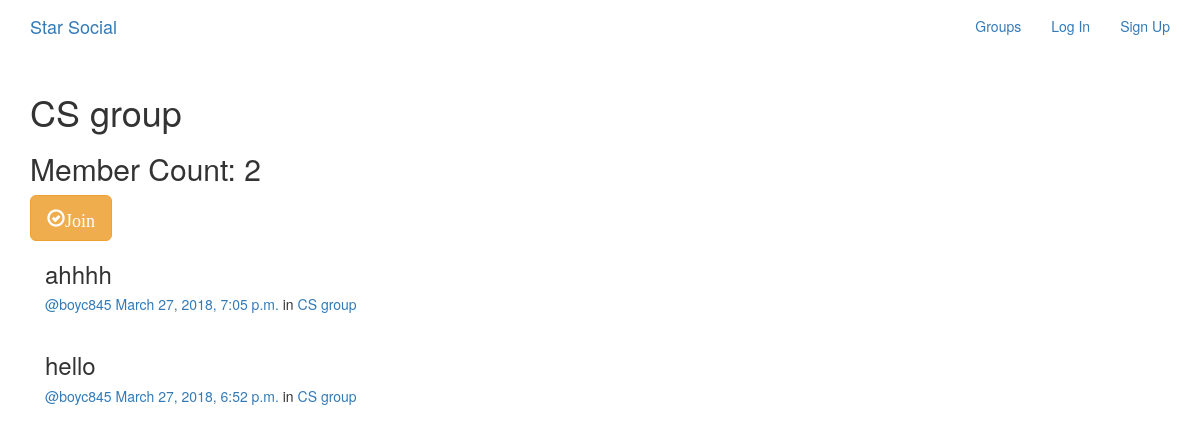
/groups/posts/in/cs-group/, run on the app's committed database.
### groups/models.py (models this page shows, shortened)
class Group(models.Model):
    name = models.CharField(max_length=256, unique=True)
    slug = models.SlugField(allow_unicode=True, unique=True)
    description = models.TextField(blank=True, default='')
    description_html = models.TextField(editable=False, default='', blank=True)
    members = models.ManyToManyField(User, through='GroupMember')
    class Meta:
        ordering = ['name']

### posts/models.py (models this page shows, shortened)
class Post(models.Model):
    user = models.ForeignKey(User, related_name='posts', on_delete=models.CASCADE)
    created_at = models.DateTimeField(auto_now=True)
    message = models.TextField()
    message_html = models.TextField(editable=False)
    group = models.ForeignKey(Group, related_name='posts', null=True, blank=True, on_delete=models.CASCADE)
    class Meta:
        ordering = ['-created_at']
        unique_together = ['user', 'message']

### groups/views.py (the view)
# urls.py: url(r'posts/in/(?P<slug>[-\w]+)/$', views.SingleGroup.as_view(), name='single'),
class SingleGroup(generic.DetailView):
    model = Group

### groups/templates/groups/group_detail.html
{% extends "groups/group_base.html" %}
{% block pregroup %}
    <h1>{{ group.name }}</h1>
    <h2>Member Count: {{ group.members.count }}</h2>
    <div class="content">
        {% if user in group.members.all %}
            <a href="{% url 'groups:leave' slug=group.slug %}" class="btn btn-lg btn-fill btn-warning">
                <span class="glyphicon glyphicon-remove-circle">Leave</span>
            </a>
        {% else %}
            <a href="{% url 'groups:join' slug=group.slug %}" class="btn btn-lg btn-fill btn-warning">
                <span class="glyphicon glyphicon-ok-circle">Join</span>
            </a>
        {% endif %}
    </div>
{% endblock %}
{% block group_content %}
    <div class="col-md-8">
        {% if group.posts.count == 0 %}
            <h2>No posts in this group yet!</h2>
        {% else %}
            {% for post in group.posts.all %}
                {% include "posts/_post.html" %}
            {% endfor %}
        {% endif %}
    </div>
{% endblock %}

### posts/templates/posts/_post.html (shortened to what this page needs)
<div class="post media">
    <h3>{{ post.message|safe }}</h3>
    <div class="media-body">
        <h5 class="media-heading">
            <span class="username">
                <a href="{% url 'posts:for_user' username=post.user.username %}">@{{ post.user.username }}</a>
            </span>
            <time class="time">
                <a href="{% url 'posts:single' username=post.user.username pk=post.pk %}">{{ post.created_at }}</a>
            </time>
            {% if post.group %}
                <span class="group-name">in <a href="">{{ post.group.name }}</a></span>
            {% endif %}
        </h5>
    </div>
</div>

### data on the page
Group: name "CS group", members.count "2"
Post: message "ahhhh", user.username "boyc845", created_at "March 27, 2018, 7:05 p.m.", group.name "CS group"
Post: message "hello", user.username "boyc845", created_at "March 27, 2018, 6:52 p.m.", group.name "CS group"
